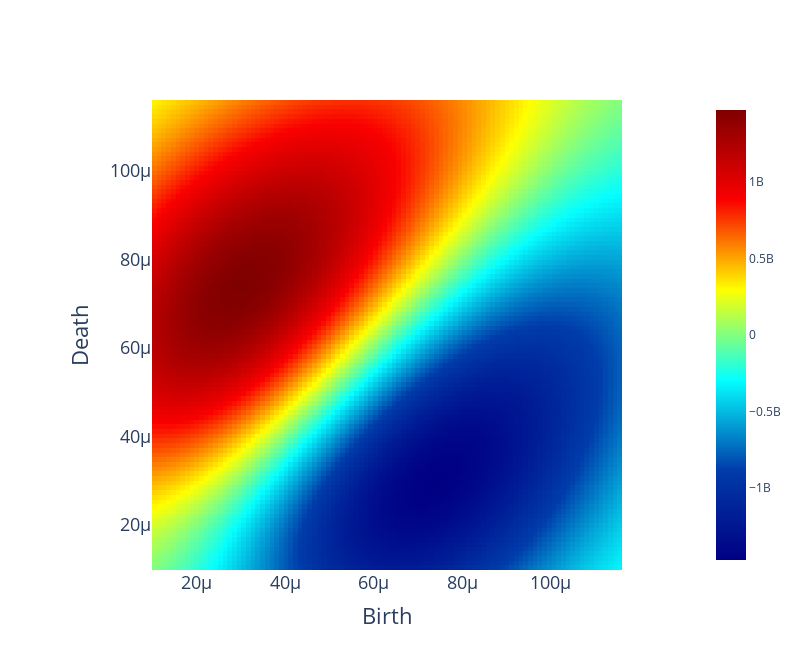

The code cell stored with this chart in its notebook:
### Code cell
print("Heat kernel intensity of label "+str(label)+"  for homology dimension 1: " + str(heat_kernel_intensity(heatkernel, 1)))


fig = HK.plot(heatkernel, homology_dimension_idx=1, colorscale='jet', plotly_params=plotly_params)

fig.show()

# Save the plot as an image (PNG format)
#pio.write_image(fig, "Plots/EEG Heatkernel of Dimension 1 (Label "+str(label)+").png")
